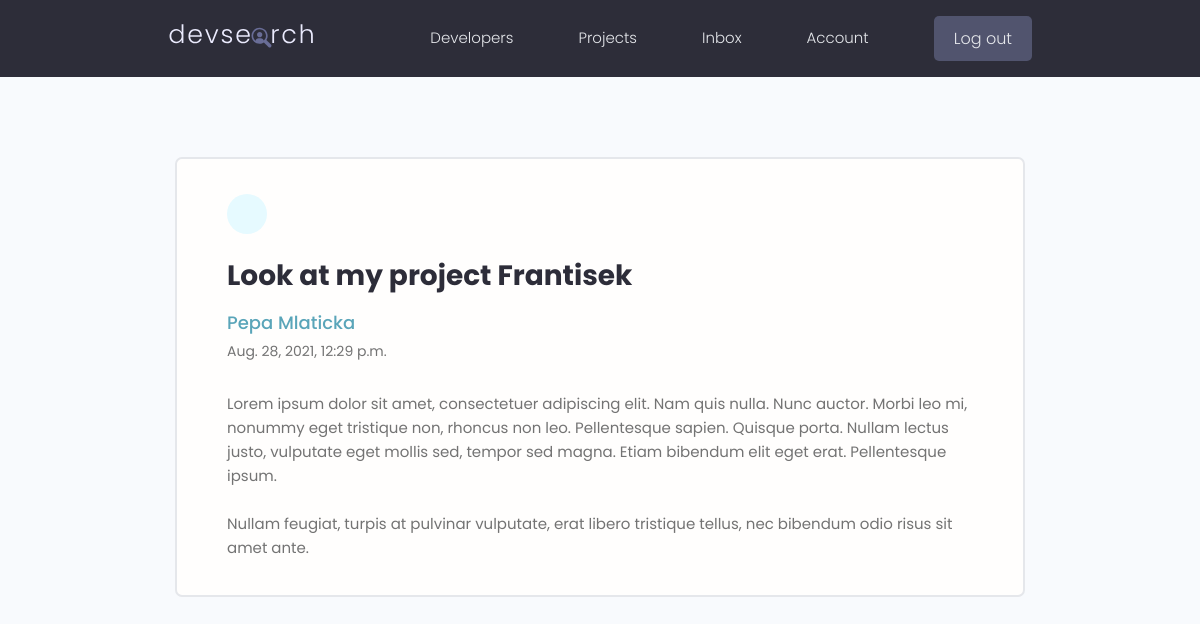
The app's page /message/cd4895dc-fa93-448f-b1be-c621ebe701c7/ (signed in) with its own data.
### users/models.py (models this page shows, shortened)
class Message(models.Model):
    sender = models.ForeignKey(Profile, on_delete=models.SET_NULL, null=True, blank=True)
    recipient = models.ForeignKey(Profile, on_delete=models.SET_NULL, null=True, blank=True, related_name='messages')
    name = models.CharField(max_length=200, null=True, blank=True)
    email = models.EmailField(max_length=200, null=True, blank=True)
    subject = models.CharField(max_length=200, null=True, blank=True)
    body = models.TextField()
    is_read = models.BooleanField(default=False, null=True)
    created = models.DateTimeField(auto_now_add=True)
    id = models.UUIDField(default=uuid.uuid4, unique=True, primary_key=True, editable=False)
    class Meta:
        ordering = ['is_read', '-created']

### users/views.py (the view)
# urls.py: path('message/<str:pk>/', views.viewMessage, name='message'),
@login_required(login_url='login')
def viewMessage(request, pk):
    profile = request.user.profile
    message = profile.messages.get(id=pk)
    if not message.is_read:
        message.is_read = True
        message.save()
    context = {'message': message}
    return render(request, 'users/message.html', context)

### users/templates/users/message.html (shortened to what this page needs)
{% extends 'main.html' %}
{% block content %}
<main class="messagePage my-xl">
  <div class="content-box">
    <div class="message">
      <a class="backButton" href="{% url 'inbox' %}"></a>
      <h2 class="message__subject">{{ message.subject }}</h4>
        {% if message.sender %}
        <a href="{% url 'user-profile' message.sender.id %}" class="message__author">{{ message.name }}</a>
        {% else %}
        <p class="message__author">{{ message.name }}</p>
        {% endif %}
        <p class="message__date">{{ message.created }}</p>
        <div class="message__body">{{ message.body|linebreaksbr }}</div>
    </div>
  </div>
</main>
{% endblock content %}

### static/styles/app.css (style rules this page uses)
:root { --color-sub: #2d2d39; }
.content-box { width: 95%; max-width: 85rem; margin: 0 auto; }
.message { padding: 2.5rem 0; }
.message > a { display: flex; gap: 1rem; }
.message__author, .message__date { flex-basis: 25%; }
.message__subject { flex-basis: 50%; }
.message__date { text-align: right; }
.messagePage .message { list-style: none; background: var(--color-white); padding: 3.5rem 5rem; border: 2px solid var(--color-light); border-radius: 0.7rem; }
.messagePage .message__subject { font-size: 2.8rem; color: var(--color-sub); margin-bottom: 1rem; margin-top: 2rem; }
.messagePage .message__author { font-size: 1.8rem; font-weight: 500; }
.messagePage .message__date { font-size: 1.4rem; font-weight: 400; text-align: left; margin-bottom: 3rem; }
.backButton { background: var(--color-main-light); color: var(--color-main); width: 4rem; height: 4rem; display: flex; align-items: center; justify-content: center; border-radius: 50%; }

### static/uikit/styles/modules/_variables.css (style rules this page uses)
:root { --color-main: #5aa5b9; --color-main-light: #e6faff; --color-sub: #3f4156; --color-sub-light: #51546e; --color-sub-lighter: #ededfd; --color-text: #737373; --color-gray: #8b8b8b; --color-light: #e5e7eb; --color-light-gray: #767676; --color-bg: #f8fafd; --color-white: #fffefd; --color-white-light: #f3f3f3; --color-success: #359e64; --color-success-bg: #def8e8; --color-error: #fc4b0b; --color-error-bg: #fff2ee; --font-base: 'Poppins', arial, helvetica, 'Segoe UI', roboto, ubuntu, sans-serif; --font-monospace: 'Fira Code', 'Courier New', courier, monospace; --font-regular: 300; --font-medium: 500; --font-bold: 700; --generic-shadow: 1px 1px 5px #00000010; --generic-transition: all 0.3s ease-in-out; }

### static/uikit/styles/modules/_base.css (style rules this page uses)
* { margin: 0; padding: 0; box-sizing: border-box; text-rendering: optimizeLegibility; color: inherit; font-size: inherit; }
html { font-size: 50%; }
@media only screen and (min-width: 480px) { html { font-size: 56.25%; } }
@media only screen and (min-width: 1200px) { html { font-size: 62.5%; } }
body { line-height: 1.6; font-weight: 400; font-size: 1.5rem; color: var(--color-text); background-color: var(--color-bg); min-height: 100vh; }

### static/uikit/styles/modules/_typography.css (style rules this page uses)
* { font-family: var(--font-base); }
h2 { font-size: 3.6rem; font-weight: var(--font-bold); }
p, span, strong { font-size: 1.6rem; color: var(--color-text); font-weight: var(--font-regular); }
a { padding-bottom: 2px; text-decoration: none; display: inline-block; color: var(--color-main); font-weight: var(--font-medium); }

### static/uikit/styles/modules/_utilities.css (style rules this page uses)
.my-xl { margin: 8rem auto; }

### records on screen
Message: subject "Look at my project Frantisek", name "Pepa Mlaticka", created "Aug. 28, 2021, 12:29 p.m.", body "Lorem ipsum dolor sit amet, consectetuer adipiscing elit. Nam quis nulla. Nunc auctor. Morbi leo mi, nonummy eget tristique non, rhoncus non leo. Pellentesque sapien. Quisque porta. Nullam lectus justo, vulputate eget mollis sed, tempor sed magna. Etiam bibendum elit eget erat. Pellentesque ipsum. Nullam feugiat, turpis at pulvinar vulputate, erat libero tristique tellus, nec bibendum odio risus sit amet ante."
